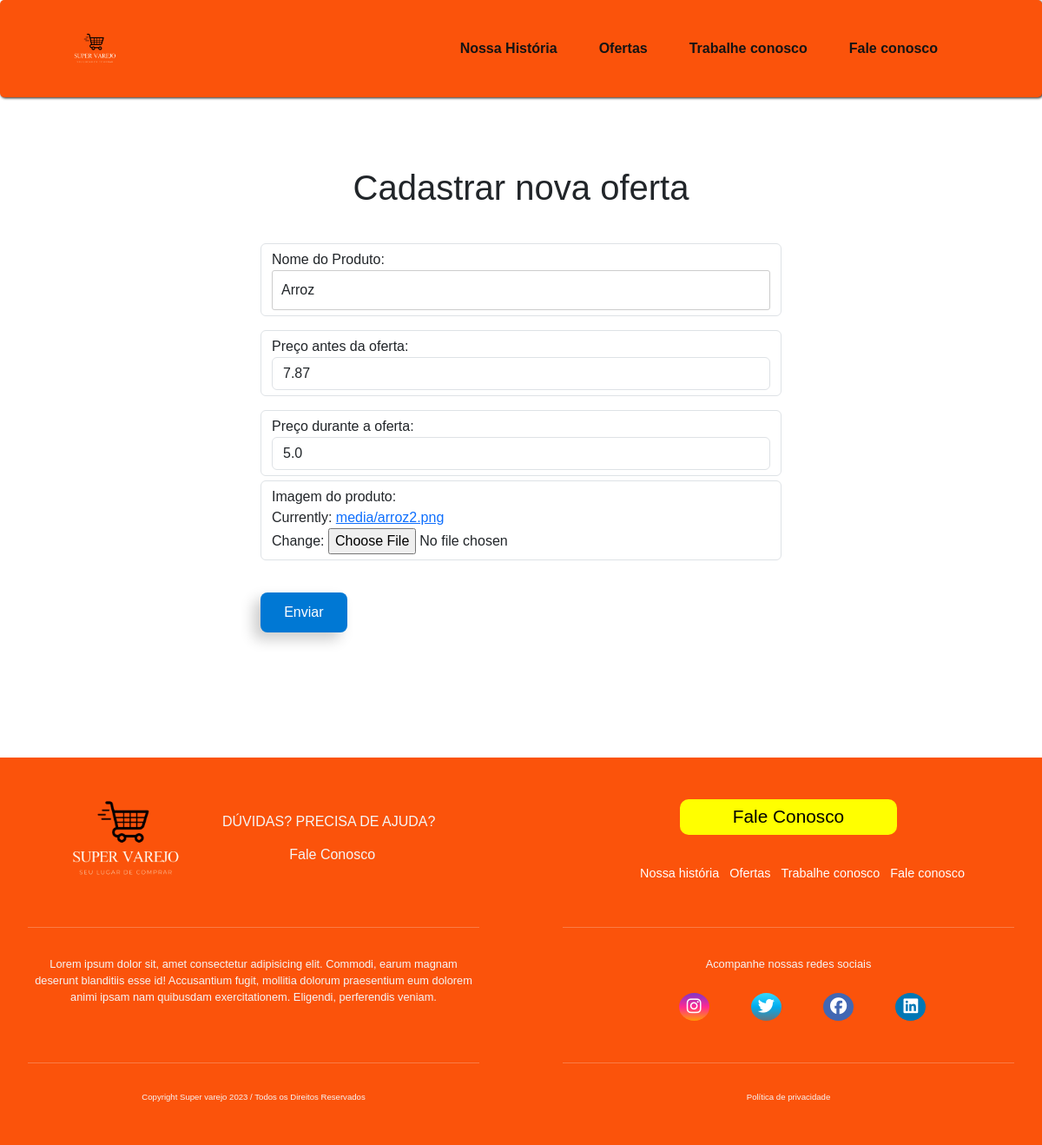
Page /ofertas/editar12/ on the committed database.
### ofertas/models.py (models this page shows)
class Oferta(models.Model):
    nome_produto = models.CharField(max_length=100)
    valor_antigo = models.FloatField()
    novo_valor = models.FloatField()
    imagem = models.ImageField(upload_to='media')

### ofertas/views.py (the view)
# urls.py: path('ofertas/editar<int:id>/', views.ofertas_editar, name='ofertas_editar'),
def ofertas_editar(request, id):
    oferta = get_object_or_404(Oferta, id=id)
    if request.method == 'POST':
        form = OfertaForm(request.POST, instance=oferta)
        if form.is_valid():
            form.save()
            return redirect('ofertas_admin')
    else:
        form = OfertaForm(instance=oferta)
    return render(request, 'ofertas/pages/form_oferta.html', {'form': form})

### ofertas/forms.py
class OfertaForm(ModelForm):
    class Meta:
        model = Oferta
        fields = '__all__'
        widgets = {
            'nome_produto': forms.TextInput(attrs={'class': 'form-control'}),
            'valor_antigo': forms.NumberInput(attrs={'class': 'form-control'}),
            'novo_valor': forms.NumberInput(attrs={'class': 'form-control'}),
            'imagem_produto': forms.FileInput(attrs={'class': 'form-control'})
        }

### ofertas/templates/ofertas/pages/form_oferta.html (shortened to what this page needs)
{% include 'ofertas/partials/head.html' %}
<body>
    {% include 'ofertas/partials/header.html' %}
    <form class="form_oferta" method="post" enctype="multipart/form-data">
        <div class="mb-3 campo_oferta">
            <h1 class="title_criar_oferta">Cadastrar nova oferta</h1>
            <label for="nome_produto" class="form-control">Nome do Produto: {{form.nome_produto}}</label>
        </div>
        <div class="mb-3">
            <label for="preco_antigo" class="form-control">Preço antes da oferta: {{form.valor_antigo}}</label>
        </div>
        <div class="mb3">
            <label for="preco_novo" class="form-control">Preço durante a oferta: {{form.novo_valor}}</label>
        </div>
        <div class="mb-3">
            <label for="imagem_produto" class="form-control">Imagem do produto: <br>{{form.imagem}}</label>
            <button type="submit">Enviar</button>
        </div>
    </form>
    {% include 'ofertas/partials/footer.html' %}
</body>

### ofertas/static/ofertas/css/style-main.css (style rules this page uses)
:root { --color-background: #FB530B; --color-links: #151414; --color-box: rgb(36, 35, 35); --color-backbot: rgba(16, 15, 16, 0.96); --color-hedlateral: #f4f1f1; --color-black: black; --color-font: #f5f5f5; --color-info-light: #cce5ff; --color-debug-light: #cce5ff; --color-success-light: #d4edda; --color-alert-light: #fff3cd; --color-warning-light: #fff3cd; --color-error-light: #f8d7da; --color-dark-text: #444; --color-info-dark: #4d86c4; --color-debug-dark: #4d86c4; --color-success-dark: #4a9c5d; --color-alert-dark: #927f40; --color-warning-dark: #927f40; --color-error-dark: #da525d; --color-gray-0: #f9f9f9; --color-gray-1: #e0e0e0; --color-gray-2: #c7c7c7; --color-gray-3: #aeaeae; --color-gray-4: #959595; --color-gray-5: #7d7d7d; --color-gray-6: #646464; --color-gray-7: #4b4b4b; --color-gray-8: #323232; --color-gray-9: #191919; --color-index: rgba(40, 168, 185, 0.055); --spacing-gutter-medium: 3rem; --spacing-gutter-large: 4rem; }
* { font-family: Arial, Helvetica, sans-serif; margin: 0; padding: 0; box-sizing: border-box; }

### ofertas/static/ofertas/css/style-header.css (style rules this page uses)
:root { --color-background: #FB530B; --color-links: #151414; --color-box: rgb(36, 35, 35); --color-backbot: rgba(16, 15, 16, 0.96); --color-hedlateral: #f4f1f1; --color-black: black; --color-font: #f5f5f5; }
* { font-family: Arial, Helvetica, sans-serif; margin: 0; padding: 0; box-sizing: border-box; }

### ofertas/static/ofertas/css/style-footer.css (style rules this page uses)
:root { --color-background: #FB530B; --color-links: #151414; --color-box: rgb(36, 35, 35); --color-backbot: rgba(16, 15, 16, 0.96); --color-hedlateral: #f4f1f1; --color-black: black; --color-font: #f5f5f5; }
* { font-family: Arial, Helvetica, sans-serif; margin: 0; padding: 0; box-sizing: border-box; }

### ofertas/static/ofertas/css/style-trabalheconosco.css (style rules this page uses)
:root { --color-background: #FB530B; --color-links: #151414; --color-box: rgb(36, 35, 35); --color-backbot: rgba(16, 15, 16, 0.96); --color-hedlateral: #f4f1f1; --color-black: black; --color-font: #f5f5f5; }
* { font-family: Arial, Helvetica, sans-serif; margin: 0; padding: 0; box-sizing: border-box; }

### ofertas/static/ofertas/css/style-ofertas.css (style rules this page uses)
:root { --color-background: #FB530B; --color-links: #151414; --color-box: rgb(36, 35, 35); --color-backbot: rgba(16, 15, 16, 0.96); --color-hedlateral: #f4f1f1; --color-black: black; --color-font: #f5f5f5; }
* { font-family: Arial, Helvetica, sans-serif; margin: 0; padding: 0; box-sizing: border-box; }
.title_criar_oferta { text-align: center; margin-top: 2rem; }
.form_oferta { max-width: 600px; margin: 0 auto; padding: 3rem 0; }
.form_oferta .title_criar_oferta { margin-bottom: 2.5rem; }
.form_oferta button { margin-top: 2rem; padding: 0.7rem 1.7rem; border-radius: .5rem; transition: all 300ms ease-in-out; box-shadow: -.5rem .5rem 1rem rgba(0, 0, 0, .2); }

### ofertas/static/ofertas/css/style-contato.css (style rules this page uses)
:root { --color-background: #FB530B; --color-links: #151414; --color-box: rgb(36, 35, 35); --color-backbot: rgba(16, 15, 16, 0.96); --color-hedlateral: #f4f1f1; --color-black: black; --color-font: #f5f5f5; }
* { font-family: Arial, Helvetica, sans-serif; margin: 0; padding: 0; box-sizing: border-box; }
label { display: block; margin-bottom: 5px; }
input[type="text"], input[type="email"], input[type="tel"], select { width: 100%; padding: 10px; border: 1px solid #ccc; border-radius: 3px; }
button { background: #0078d4; color: #fff; padding: 10px 15px; border: none; border-radius: 3px; cursor: pointer; }

### rows in the picture
Oferta: nome_produto "Arroz", valor_antigo "7.87", novo_valor "5.0"
